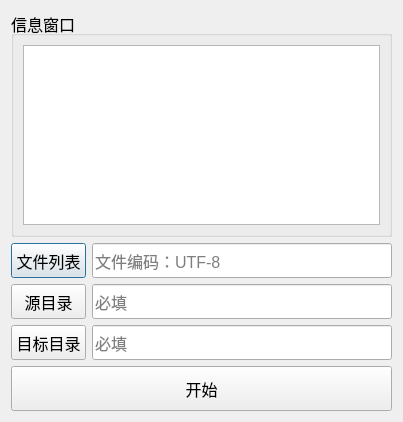
<?xml version="1.0" encoding="UTF-8"?>
<ui version="4.0">
 <class>FilePickDlg</class>
 <widget class="QDialog" name="FilePickDlg">
  <property name="geometry">
   <rect>
    <x>0</x>
    <y>0</y>
    <width>401</width>
    <height>422</height>
   </rect>
  </property>
  <property name="font">
   <font>
    <pointsize>12</pointsize>
   </font>
  </property>
  <property name="windowTitle">
   <string>拷贝喜爱文件</string>
  </property>
  <layout class="QGridLayout" name="gridLayout">
   <item row="0" column="0">
    <widget class="QGroupBox" name="groupBox">
     <property name="minimumSize">
      <size>
       <width>380</width>
       <height>190</height>
      </size>
     </property>
     <property name="title">
      <string>信息窗口</string>
     </property>
     <layout class="QGridLayout" name="gridLayout_2">
      <item row="0" column="0">
       <widget class="QTextBrowser" name="info"/>
      </item>
     </layout>
    </widget>
   </item>
   <item row="1" column="0">
    <layout class="QHBoxLayout" name="horizontalLayout">
     <item>
      <widget class="QPushButton" name="btnDirList">
       <property name="enabled">
        <bool>true</bool>
       </property>
       <property name="minimumSize">
        <size>
         <width>75</width>
         <height>35</height>
        </size>
       </property>
       <property name="font">
        <font>
         <pointsize>12</pointsize>
        </font>
       </property>
       <property name="text">
        <string>文件列表</string>
       </property>
      </widget>
     </item>
     <item>
      <widget class="QLineEdit" name="lineEditDirList">
       <property name="enabled">
        <bool>true</bool>
       </property>
       <property name="minimumSize">
        <size>
         <width>300</width>
         <height>35</height>
        </size>
       </property>
       <property name="font">
        <font>
         <pointsize>12</pointsize>
        </font>
       </property>
       <property name="placeholderText">
        <string>文件编码：UTF-8</string>
       </property>
      </widget>
     </item>
    </layout>
   </item>
   <item row="2" column="0">
    <layout class="QHBoxLayout" name="horizontalLayout_3">
     <item>
      <widget class="QPushButton" name="btnDirSrc">
       <property name="enabled">
        <bool>true</bool>
       </property>
       <property name="minimumSize">
        <size>
         <width>75</width>
         <height>35</height>
        </size>
       </property>
       <property name="font">
        <font>
         <pointsize>12</pointsize>
        </font>
       </property>
       <property name="text">
        <string>源目录</string>
       </property>
      </widget>
     </item>
     <item>
      <widget class="QLineEdit" name="lineEditDirSrc">
       <property name="enabled">
        <bool>true</bool>
       </property>
       <property name="minimumSize">
        <size>
         <width>300</width>
         <height>35</height>
        </size>
       </property>
       <property name="font">
        <font>
         <pointsize>12</pointsize>
        </font>
       </property>
       <property name="placeholderText">
        <string>必填</string>
       </property>
      </widget>
     </item>
    </layout>
   </item>
   <item row="3" column="0">
    <layout class="QHBoxLayout" name="horizontalLayout_2">
     <item>
      <widget class="QPushButton" name="btnDirDst">
       <property name="enabled">
        <bool>true</bool>
       </property>
       <property name="minimumSize">
        <size>
         <width>75</width>
         <height>35</height>
        </size>
       </property>
       <property name="font">
        <font>
         <pointsize>12</pointsize>
        </font>
       </property>
       <property name="text">
        <string>目标目录</string>
       </property>
      </widget>
     </item>
     <item>
      <widget class="QLineEdit" name="lineEditDirDst">
       <property name="enabled">
        <bool>true</bool>
       </property>
       <property name="minimumSize">
        <size>
         <width>300</width>
         <height>35</height>
        </size>
       </property>
       <property name="font">
        <font>
         <pointsize>12</pointsize>
        </font>
       </property>
       <property name="placeholderText">
        <string>必填</string>
       </property>
      </widget>
     </item>
    </layout>
   </item>
   <item row="4" column="0">
    <widget class="QPushButton" name="btnPick">
     <property name="enabled">
      <bool>true</bool>
     </property>
     <property name="minimumSize">
      <size>
       <width>75</width>
       <height>45</height>
      </size>
     </property>
     <property name="font">
      <font>
       <pointsize>12</pointsize>
      </font>
     </property>
     <property name="text">
      <string>开始</string>
     </property>
    </widget>
   </item>
  </layout>
 </widget>
 <resources/>
 <connections/>
</ui>
